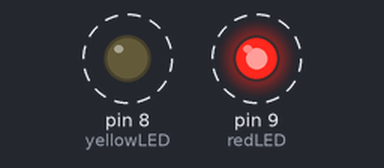
Simulated run of this sketch. Board: Arduino Uno, built with avr-gcc and run on an emulated ATmega328P. On the bench: output pins drawn as LEDs (lit = HIGH). Dashed ring = blinking.

Above: at 0.2 s.
Timing chart, 0 to 3.0 s (numbered marks = the images above):
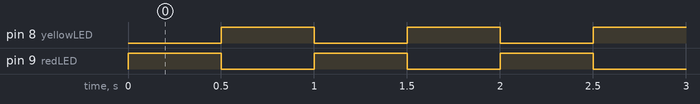

The sketch:

Tutorial3.ino
```cpp
//program for switching 2 LEDs (alternative blinks)

int redLED = 9;
int yellowLED = 8;

int onTime = 500;
int offTime = 500;

void setup() {
  pinMode(redLED, OUTPUT);
  pinMode(yellowLED, OUTPUT);
}

void loop() {

  //switch LEDs
  digitalWrite(redLED, HIGH);
  digitalWrite(yellowLED, LOW);

  //give some delay
  delay(onTime);

  //switch LEDs
  digitalWrite(redLED, LOW);
  digitalWrite(yellowLED, HIGH);

  //give some delay
  delay(offTime);
}
```

Measured:
- by itself, pin 8 (yellowLED), pin 9 (redLED): alternates HIGH for 0.50 s and LOW for 0.50 s
